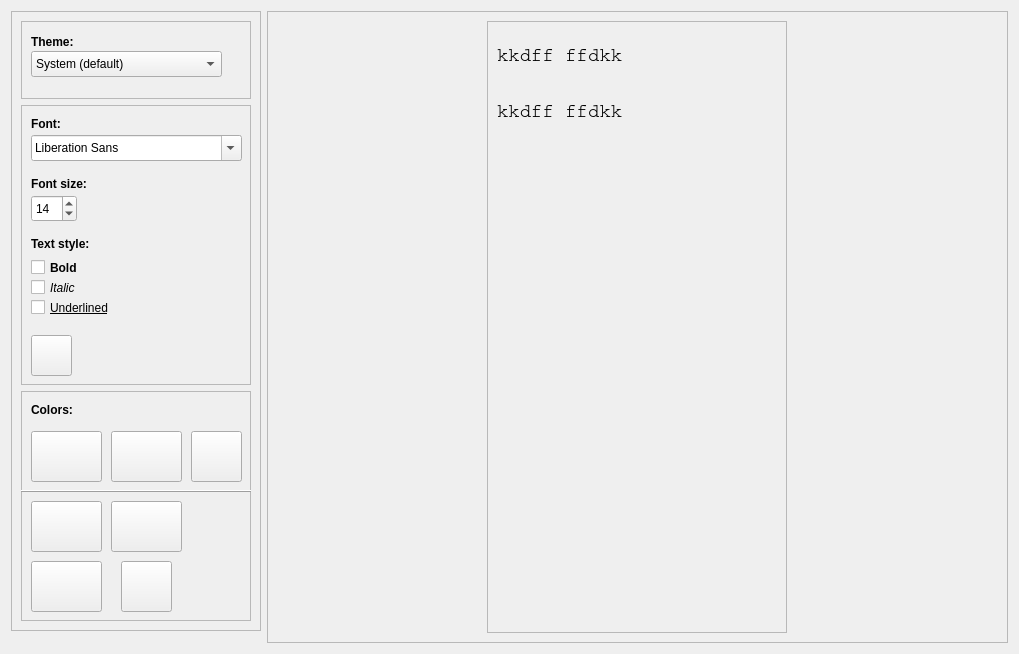
<?xml version="1.0" encoding="UTF-8"?>
<ui version="4.0">
 <class>customizationOptions</class>
 <widget class="QWidget" name="customizationOptions">
  <property name="geometry">
   <rect>
    <x>0</x>
    <y>0</y>
    <width>1019</width>
    <height>654</height>
   </rect>
  </property>
  <property name="maximumSize">
   <size>
    <width>16777215</width>
    <height>10000</height>
   </size>
  </property>
  <property name="windowTitle">
   <string notr="true"/>
  </property>
  <layout class="QHBoxLayout" name="horizontalLayout">
   <item alignment="Qt::AlignTop">
    <widget class="QFrame" name="optionsFrame">
     <property name="minimumSize">
      <size>
       <width>250</width>
       <height>620</height>
      </size>
     </property>
     <property name="maximumSize">
      <size>
       <width>250</width>
       <height>620</height>
      </size>
     </property>
     <property name="frameShape">
      <enum>QFrame::StyledPanel</enum>
     </property>
     <property name="frameShadow">
      <enum>QFrame::Raised</enum>
     </property>
     <layout class="QVBoxLayout" name="verticalLayout_2">
      <item>
       <widget class="QFrame" name="themeFrame">
        <property name="frameShape">
         <enum>QFrame::StyledPanel</enum>
        </property>
        <property name="frameShadow">
         <enum>QFrame::Raised</enum>
        </property>
        <widget class="QLabel" name="themeLabel">
         <property name="geometry">
          <rect>
           <x>10</x>
           <y>10</y>
           <width>191</width>
           <height>21</height>
          </rect>
         </property>
         <property name="font">
          <font>
           <weight>75</weight>
           <bold>true</bold>
          </font>
         </property>
         <property name="text">
          <string>Theme:</string>
         </property>
        </widget>
        <widget class="QComboBox" name="themeBox">
         <property name="geometry">
          <rect>
           <x>10</x>
           <y>30</y>
           <width>191</width>
           <height>26</height>
          </rect>
         </property>
         <property name="focusPolicy">
          <enum>Qt::NoFocus</enum>
         </property>
         <item>
          <property name="text">
           <string>System (default)</string>
          </property>
         </item>
         <item>
          <property name="text">
           <string>Dark</string>
          </property>
         </item>
         <item>
          <property name="text">
           <string>Light</string>
          </property>
         </item>
        </widget>
       </widget>
      </item>
      <item>
       <widget class="QFrame" name="fontFrame">
        <property name="minimumSize">
         <size>
          <width>230</width>
          <height>280</height>
         </size>
        </property>
        <property name="maximumSize">
         <size>
          <width>230</width>
          <height>280</height>
         </size>
        </property>
        <property name="frameShape">
         <enum>QFrame::StyledPanel</enum>
        </property>
        <property name="frameShadow">
         <enum>QFrame::Raised</enum>
        </property>
        <widget class="QPushButton" name="fontResetButton">
         <property name="geometry">
          <rect>
           <x>10</x>
           <y>230</y>
           <width>41</width>
           <height>41</height>
          </rect>
         </property>
         <property name="focusPolicy">
          <enum>Qt::StrongFocus</enum>
         </property>
         <property name="toolTip">
          <string>Reset</string>
         </property>
         <property name="text">
          <string notr="true"/>
         </property>
         <property name="icon">
          <iconset resource="../../res.qrc">
           <normaloff>:/res/images/reset.png</normaloff>:/res/images/reset.png</iconset>
         </property>
         <property name="iconSize">
          <size>
           <width>32</width>
           <height>32</height>
          </size>
         </property>
        </widget>
        <widget class="QLabel" name="fontLabel">
         <property name="geometry">
          <rect>
           <x>10</x>
           <y>10</y>
           <width>211</width>
           <height>18</height>
          </rect>
         </property>
         <property name="font">
          <font>
           <weight>75</weight>
           <bold>true</bold>
          </font>
         </property>
         <property name="text">
          <string>Font:</string>
         </property>
        </widget>
        <widget class="QLabel" name="fontSizeLabel">
         <property name="geometry">
          <rect>
           <x>10</x>
           <y>70</y>
           <width>211</width>
           <height>18</height>
          </rect>
         </property>
         <property name="font">
          <font>
           <weight>75</weight>
           <bold>true</bold>
          </font>
         </property>
         <property name="text">
          <string>Font size:</string>
         </property>
        </widget>
        <widget class="QFontComboBox" name="fontComboBox">
         <property name="geometry">
          <rect>
           <x>10</x>
           <y>30</y>
           <width>211</width>
           <height>26</height>
          </rect>
         </property>
         <property name="focusPolicy">
          <enum>Qt::StrongFocus</enum>
         </property>
        </widget>
        <widget class="QCheckBox" name="italicTextBox">
         <property name="geometry">
          <rect>
           <x>10</x>
           <y>170</y>
           <width>211</width>
           <height>25</height>
          </rect>
         </property>
         <property name="font">
          <font>
           <italic>true</italic>
          </font>
         </property>
         <property name="focusPolicy">
          <enum>Qt::StrongFocus</enum>
         </property>
         <property name="text">
          <string>Italic</string>
         </property>
         <property name="checkable">
          <bool>true</bool>
         </property>
        </widget>
        <widget class="QCheckBox" name="boldTextBox">
         <property name="geometry">
          <rect>
           <x>10</x>
           <y>150</y>
           <width>211</width>
           <height>25</height>
          </rect>
         </property>
         <property name="font">
          <font>
           <weight>75</weight>
           <bold>true</bold>
          </font>
         </property>
         <property name="focusPolicy">
          <enum>Qt::StrongFocus</enum>
         </property>
         <property name="text">
          <string>Bold</string>
         </property>
         <property name="checkable">
          <bool>true</bool>
         </property>
        </widget>
        <widget class="QSpinBox" name="fontSizeBox">
         <property name="geometry">
          <rect>
           <x>10</x>
           <y>90</y>
           <width>46</width>
           <height>27</height>
          </rect>
         </property>
         <property name="focusPolicy">
          <enum>Qt::StrongFocus</enum>
         </property>
         <property name="minimum">
          <number>2</number>
         </property>
         <property name="maximum">
          <number>32</number>
         </property>
         <property name="singleStep">
          <number>2</number>
         </property>
         <property name="value">
          <number>14</number>
         </property>
        </widget>
        <widget class="QCheckBox" name="underlineTextBox">
         <property name="geometry">
          <rect>
           <x>10</x>
           <y>190</y>
           <width>211</width>
           <height>25</height>
          </rect>
         </property>
         <property name="font">
          <font>
           <underline>true</underline>
          </font>
         </property>
         <property name="focusPolicy">
          <enum>Qt::StrongFocus</enum>
         </property>
         <property name="text">
          <string>Underlined</string>
         </property>
         <property name="checkable">
          <bool>true</bool>
         </property>
        </widget>
        <widget class="QLabel" name="label">
         <property name="geometry">
          <rect>
           <x>10</x>
           <y>130</y>
           <width>211</width>
           <height>17</height>
          </rect>
         </property>
         <property name="font">
          <font>
           <weight>75</weight>
           <bold>true</bold>
          </font>
         </property>
         <property name="text">
          <string>Text style:</string>
         </property>
        </widget>
       </widget>
      </item>
      <item>
       <widget class="QFrame" name="colorsFrame">
        <property name="minimumSize">
         <size>
          <width>230</width>
          <height>230</height>
         </size>
        </property>
        <property name="maximumSize">
         <size>
          <width>230</width>
          <height>230</height>
         </size>
        </property>
        <property name="frameShape">
         <enum>QFrame::StyledPanel</enum>
        </property>
        <property name="frameShadow">
         <enum>QFrame::Raised</enum>
        </property>
        <widget class="QLabel" name="ColorsLabel">
         <property name="geometry">
          <rect>
           <x>10</x>
           <y>10</y>
           <width>211</width>
           <height>18</height>
          </rect>
         </property>
         <property name="font">
          <font>
           <weight>75</weight>
           <bold>true</bold>
          </font>
         </property>
         <property name="text">
          <string>Colors:</string>
         </property>
        </widget>
        <widget class="QPushButton" name="inputTextColorButton">
         <property name="geometry">
          <rect>
           <x>90</x>
           <y>40</y>
           <width>71</width>
           <height>51</height>
          </rect>
         </property>
         <property name="focusPolicy">
          <enum>Qt::StrongFocus</enum>
         </property>
         <property name="toolTip">
          <string>Input text color</string>
         </property>
         <property name="text">
          <string notr="true"/>
         </property>
         <property name="icon">
          <iconset resource="../../res.qrc">
           <normaloff>:/res/images/intext_color.png</normaloff>:/res/images/intext_color.png</iconset>
         </property>
         <property name="iconSize">
          <size>
           <width>50</width>
           <height>50</height>
          </size>
         </property>
        </widget>
        <widget class="QPushButton" name="levelTextColorButton">
         <property name="geometry">
          <rect>
           <x>10</x>
           <y>40</y>
           <width>71</width>
           <height>51</height>
          </rect>
         </property>
         <property name="focusPolicy">
          <enum>Qt::StrongFocus</enum>
         </property>
         <property name="toolTip">
          <string>Exercise text color</string>
         </property>
         <property name="text">
          <string notr="true"/>
         </property>
         <property name="icon">
          <iconset resource="../../res.qrc">
           <normaloff>:/res/images/extext_color.png</normaloff>:/res/images/extext_color.png</iconset>
         </property>
         <property name="iconSize">
          <size>
           <width>50</width>
           <height>50</height>
          </size>
         </property>
        </widget>
        <widget class="QPushButton" name="resetTextColorButton">
         <property name="geometry">
          <rect>
           <x>170</x>
           <y>40</y>
           <width>51</width>
           <height>51</height>
          </rect>
         </property>
         <property name="focusPolicy">
          <enum>Qt::StrongFocus</enum>
         </property>
         <property name="toolTip">
          <string>Reset</string>
         </property>
         <property name="text">
          <string notr="true"/>
         </property>
         <property name="icon">
          <iconset resource="../../res.qrc">
           <normaloff>:/res/images/reset.png</normaloff>:/res/images/reset.png</iconset>
         </property>
         <property name="iconSize">
          <size>
           <width>36</width>
           <height>36</height>
          </size>
         </property>
        </widget>
        <widget class="QPushButton" name="paperColorButton">
         <property name="geometry">
          <rect>
           <x>90</x>
           <y>110</y>
           <width>71</width>
           <height>51</height>
          </rect>
         </property>
         <property name="focusPolicy">
          <enum>Qt::StrongFocus</enum>
         </property>
         <property name="toolTip">
          <string>Paper color</string>
         </property>
         <property name="text">
          <string notr="true"/>
         </property>
         <property name="icon">
          <iconset resource="../../res.qrc">
           <normaloff>:/res/images/paper_color.png</normaloff>:/res/images/paper_color.png</iconset>
         </property>
         <property name="iconSize">
          <size>
           <width>50</width>
           <height>50</height>
          </size>
         </property>
        </widget>
        <widget class="QPushButton" name="bgColorButton">
         <property name="geometry">
          <rect>
           <x>10</x>
           <y>110</y>
           <width>71</width>
           <height>51</height>
          </rect>
         </property>
         <property name="focusPolicy">
          <enum>Qt::StrongFocus</enum>
         </property>
         <property name="toolTip">
          <string>Background color</string>
         </property>
         <property name="text">
          <string notr="true"/>
         </property>
         <property name="icon">
          <iconset resource="../../res.qrc">
           <normaloff>:/res/images/bg_color.png</normaloff>:/res/images/bg_color.png</iconset>
         </property>
         <property name="iconSize">
          <size>
           <width>50</width>
           <height>50</height>
          </size>
         </property>
        </widget>
        <widget class="QPushButton" name="resetBgPaperColorButton">
         <property name="geometry">
          <rect>
           <x>100</x>
           <y>170</y>
           <width>51</width>
           <height>51</height>
          </rect>
         </property>
         <property name="focusPolicy">
          <enum>Qt::StrongFocus</enum>
         </property>
         <property name="toolTip">
          <string>Reset</string>
         </property>
         <property name="text">
          <string notr="true"/>
         </property>
         <property name="icon">
          <iconset resource="../../res.qrc">
           <normaloff>:/res/images/reset.png</normaloff>:/res/images/reset.png</iconset>
         </property>
         <property name="iconSize">
          <size>
           <width>36</width>
           <height>36</height>
          </size>
         </property>
        </widget>
        <widget class="QPushButton" name="panelColorButton">
         <property name="geometry">
          <rect>
           <x>10</x>
           <y>170</y>
           <width>71</width>
           <height>51</height>
          </rect>
         </property>
         <property name="focusPolicy">
          <enum>Qt::StrongFocus</enum>
         </property>
         <property name="toolTip">
          <string>Panel color</string>
         </property>
         <property name="text">
          <string notr="true"/>
         </property>
         <property name="icon">
          <iconset resource="../../res.qrc">
           <normaloff>:/res/images/panel_color.png</normaloff>:/res/images/panel_color.png</iconset>
         </property>
         <property name="iconSize">
          <size>
           <width>50</width>
           <height>50</height>
          </size>
         </property>
        </widget>
        <widget class="QFrame" name="colorsFrameSpacer">
         <property name="geometry">
          <rect>
           <x>0</x>
           <y>90</y>
           <width>231</width>
           <height>21</height>
          </rect>
         </property>
         <property name="frameShape">
          <enum>QFrame::HLine</enum>
         </property>
         <property name="frameShadow">
          <enum>QFrame::Raised</enum>
         </property>
        </widget>
       </widget>
      </item>
     </layout>
    </widget>
   </item>
   <item>
    <widget class="QFrame" name="previewFrame">
     <property name="frameShape">
      <enum>QFrame::StyledPanel</enum>
     </property>
     <property name="frameShadow">
      <enum>QFrame::Raised</enum>
     </property>
     <layout class="QHBoxLayout" name="horizontalLayout_2">
      <item>
       <widget class="QFrame" name="paper">
        <property name="minimumSize">
         <size>
          <width>300</width>
          <height>0</height>
         </size>
        </property>
        <property name="maximumSize">
         <size>
          <width>300</width>
          <height>16777215</height>
         </size>
        </property>
        <property name="frameShape">
         <enum>QFrame::StyledPanel</enum>
        </property>
        <property name="frameShadow">
         <enum>QFrame::Raised</enum>
        </property>
        <layout class="QVBoxLayout" name="verticalLayout">
         <item>
          <widget class="QLabel" name="levelLabel">
           <property name="minimumSize">
            <size>
             <width>0</width>
             <height>50</height>
            </size>
           </property>
           <property name="maximumSize">
            <size>
             <width>16777215</width>
             <height>50</height>
            </size>
           </property>
           <property name="font">
            <font>
             <family>Courier</family>
             <pointsize>14</pointsize>
            </font>
           </property>
           <property name="text">
            <string notr="true">kkdff ffdkk</string>
           </property>
          </widget>
         </item>
         <item>
          <widget class="QLabel" name="inputLabel">
           <property name="minimumSize">
            <size>
             <width>0</width>
             <height>50</height>
            </size>
           </property>
           <property name="maximumSize">
            <size>
             <width>16777215</width>
             <height>50</height>
            </size>
           </property>
           <property name="font">
            <font>
             <family>Courier</family>
             <pointsize>14</pointsize>
            </font>
           </property>
           <property name="text">
            <string notr="true">kkdff ffdkk</string>
           </property>
          </widget>
         </item>
         <item>
          <widget class="QFrame" name="freeSpaceFrame">
           <property name="frameShape">
            <enum>QFrame::NoFrame</enum>
           </property>
           <property name="frameShadow">
            <enum>QFrame::Plain</enum>
           </property>
          </widget>
         </item>
        </layout>
       </widget>
      </item>
     </layout>
    </widget>
   </item>
  </layout>
 </widget>
 <resources>
  <include location="../../res.qrc"/>
 </resources>
 <connections/>
</ui>
